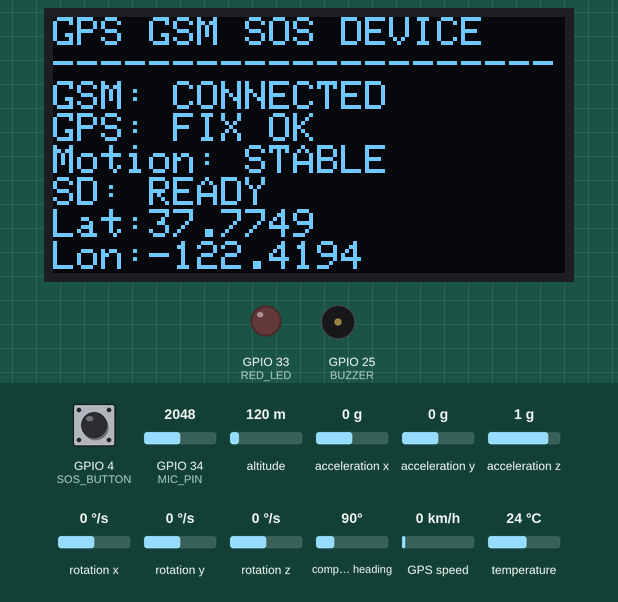
A sketch run on a simulated ESP32. Shown: 128×64 one-colour display, output pins drawn as LEDs (lit = HIGH), buzzer (waves = sounding, pin HIGH). The inputs (shaded band) are chosen by the test bench; at power-on: GPIO 4 (SOS_BUTTON) HIGH, GPIO 34 (MIC_PIN) = 2048, altitude 120 m, acceleration x 0 g, acceleration y 0 g, acceleration z 1 g, rotation x 0 °/s, rotation y 0 °/s, rotation z 0 °/s, compass heading 90°, GPS speed 0 km/h, temperature 24 °C. Storage starts empty; the GPS gets a fix after 3 s at 37.7749, -122.4194 with 8 satellites; what the sketch prints to the serial monitor is not drawn.

Above: at 4.3 s.
4.4 s: GPIO 4 (SOS_BUTTON) pulled LOW for 0.15 s
At 4.6 s:
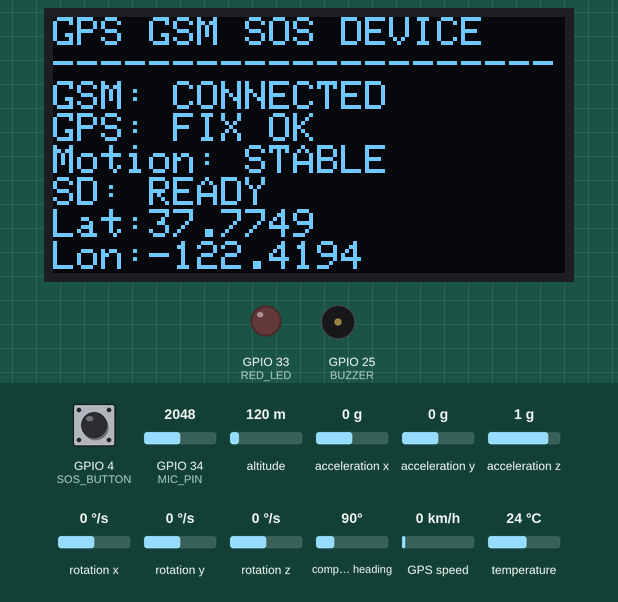
At 11.1 s:
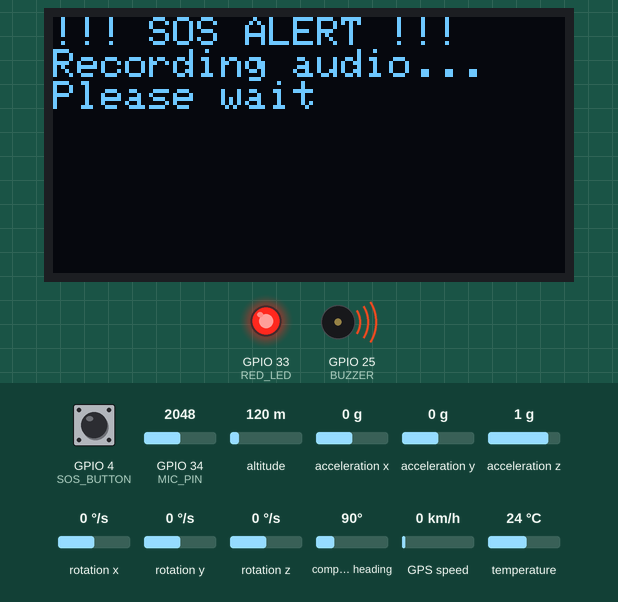
Timing chart, 0 to 22.2 s (numbered marks = the images above; inputs shaded):
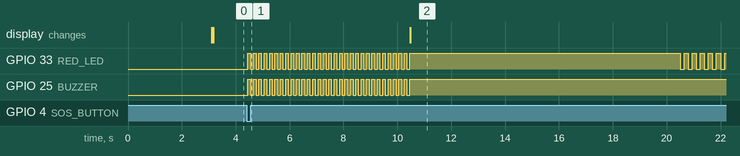

The sketch:

Women_Safety_Main_code.ino
```cpp
#define TINY_GSM_MODEM_SIM800

#include <TinyGsmClient.h>
#include <TinyGPS++.h>
#include <Wire.h>
#include <SPI.h>
#include <SD.h>
#include <Adafruit_GFX.h>
#include <Adafruit_SSD1306.h>
#include <Adafruit_MPU6050.h>
#include <Adafruit_Sensor.h>

// ---------------- SERIAL PORTS ----------------
#define SerialMon Serial
#define SerialAT Serial1
#define GPS_Serial Serial2

// ---------------- SIM800L PINS ----------------
#define MODEM_RX 16
#define MODEM_TX 17

// ---------------- GPS PINS ----------------
#define GPS_RX 26
#define GPS_TX 27

// ---------------- EXISTING COMPONENTS ----------------
#define SOS_BUTTON 4
#define BUZZER     25
#define RED_LED    33

// ---------------- NEW COMPONENT PINS ----------------
#define MIC_PIN    34
#define SD_CS      5

// ---------------- OLED SETTINGS ----------------
#define SCREEN_WIDTH  128
#define SCREEN_HEIGHT 64
#define OLED_ADDRESS  0x3C

// ---------------- AUDIO SETTINGS ----------------
#define SAMPLE_RATE       8000
#define RECORD_SECONDS    10
#define RECORD_SAMPLES    (SAMPLE_RATE * RECORD_SECONDS)

// ---------------- EMERGENCY NUMBER ----------------
#define ADMIN_NUMBER "+919022979996"

// ---------------- OBJECTS ----------------
TinyGsm modem(SerialAT);
TinyGPSPlus gps;

Adafruit_SSD1306 display(
  SCREEN_WIDTH, SCREEN_HEIGHT, &Wire, -1
);

Adafruit_MPU6050 mpu;
File audioFile;

// ---------------- SYSTEM VARIABLES ----------------
bool sosTriggered = false;
bool oledReady = false;
bool mpuReady = false;
bool sdReady = false;
bool modemReady = false;
bool motionDetected = false;

float accelerationMagnitude = 0.0;
float motionBaseline = 9.81;

unsigned long lastGPSPrint = 0;
unsigned long lastDisplayUpdate = 0;
unsigned long lastMotionCheck = 0;
unsigned long lastMotionPrint = 0;

// Motion threshold: change in acceleration magnitude, m/s^2
const float MOTION_THRESHOLD = 3.0;

// ---------------- FUNCTION DECLARATIONS ----------------
void triggerSOS();
void updateGPS();
void updateMotion();
void updateDisplay();
void printGPSStatus();
bool recordAudio();
void writeWavHeader(File &file, uint32_t dataSize);
void writeLE16(File &file, uint16_t value);
void writeLE32(File &file, uint32_t value);
void writeAllWavHeader(File &file, uint32_t dataSize);
String createEmergencyMessage();

// =====================================================
// SETUP
// =====================================================
void setup() {
  SerialMon.begin(115200);

  pinMode(SOS_BUTTON, INPUT_PULLUP);
  pinMode(BUZZER, OUTPUT);
  pinMode(RED_LED, OUTPUT);
  pinMode(MIC_PIN, INPUT);

  digitalWrite(BUZZER, LOW);
  digitalWrite(RED_LED, LOW);

  SerialMon.println();
  SerialMon.println("================================");
  SerialMon.println("ESP32 GPS GSM SOS DEVICE");
  SerialMon.println("================================");

  // ---------------- I2C ----------------
  Wire.begin(21, 22);

  // ---------------- OLED ----------------
  if (display.begin(SSD1306_SWITCHCAPVCC, OLED_ADDRESS)) {
    oledReady = true;
    display.clearDisplay();
    display.setTextColor(SSD1306_WHITE);
    display.setTextSize(1);
    display.setCursor(0, 0);
    display.println("ESP32 SOS DEVICE");
    display.println("----------------");
    display.println("Starting system...");
    display.display();
  } else {
    SerialMon.println("OLED initialization failed!");
  }

  // ---------------- MPU6050 ----------------
  if (mpu.begin()) {
    mpuReady = true;

    mpu.setAccelerometerRange(MPU6050_RANGE_8_G);
    mpu.setGyroRange(MPU6050_RANGE_500_DEG);
    mpu.setFilterBandwidth(MPU6050_BAND_21_HZ);

    SerialMon.println("MPU6050 Ready");
  } else {
    SerialMon.println("MPU6050 initialization failed!");
  }

  // ---------------- SD CARD ----------------
  SerialMon.println("Initializing SD card...");

  if (SD.begin(SD_CS)) {
    sdReady = true;
    SerialMon.println("SD card Ready");
  } else {
    SerialMon.println("SD card initialization failed!");
  }

  // ---------------- GPS ----------------
  GPS_Serial.begin(9600, SERIAL_8N1, GPS_RX, GPS_TX);
  SerialMon.println("GPS UART Ready");

  // ---------------- SIM800L ----------------
  SerialAT.begin(9600, SERIAL_8N1, MODEM_RX, MODEM_TX);
  delay(3000);

  SerialMon.println("Initializing SIM800L...");

  if (modem.restart()) {
    SerialMon.println("SIM800L Initialized");

    SerialMon.print("Modem Info: ");
    SerialMon.println(modem.getModemInfo());

    SerialMon.println("Waiting for Network...");

    if (modem.waitForNetwork(60000L)) {
      SerialMon.println("Network Connected");
      modemReady = modem.isNetworkConnected();
    } else {
      SerialMon.println("Network Failed!");
    }
  } else {
    SerialMon.println("SIM800L initialization failed!");
  }

  SerialMon.println("System Ready");
  SerialMon.println("Waiting for SOS Button...");

  updateDisplay();
}

// =====================================================
// MAIN LOOP
// =====================================================
void loop() {
  updateGPS();
  updateMotion();

  if (millis() - lastGPSPrint >= 5000) {
    lastGPSPrint = millis();
    printGPSStatus();
  }

  if (millis() - lastDisplayUpdate >= 500) {
    lastDisplayUpdate = millis();
    updateDisplay();
  }

  // SOS button is active LOW
  if (digitalRead(SOS_BUTTON) == LOW && !sosTriggered) {
    delay(50);

    if (digitalRead(SOS_BUTTON) == LOW) {
      triggerSOS();
    }
  }

  // Allow another SOS after the button is released
  if (digitalRead(SOS_BUTTON) == HIGH) {
    sosTriggered = false;
  }
}

// =====================================================
// READ GPS DATA
// =====================================================
void updateGPS() {
  while (GPS_Serial.available()) {
    gps.encode(GPS_Serial.read());
  }
}

// =====================================================
// GPS SERIAL DEBUG
// =====================================================
void printGPSStatus() {
  SerialMon.println("\n----- GPS STATUS -----");

  if (gps.location.isValid()) {
    SerialMon.print("Latitude: ");
    SerialMon.println(gps.location.lat(), 6);

    SerialMon.print("Longitude: ");
    SerialMon.println(gps.location.lng(), 6);

    SerialMon.print("Satellites: ");
    SerialMon.println(gps.satellites.value());
  } else {
    SerialMon.println("Waiting for GPS Fix...");
  }

  SerialMon.println("----------------------");
}

// =====================================================
// MPU6050 MOTION DETECTION
// =====================================================
void updateMotion() {
  if (!mpuReady) {
    motionDetected = false;
    return;
  }

  if (millis() - lastMotionCheck < 100) {
    return;
  }

  lastMotionCheck = millis();

  sensors_event_t accel, gyro, temp;
  mpu.getEvent(&accel, &gyro, &temp);

  accelerationMagnitude = sqrt(
    accel.acceleration.x * accel.acceleration.x +
    accel.acceleration.y * accel.acceleration.y +
    accel.acceleration.z * accel.acceleration.z
  );

  // Compare acceleration magnitude against the
  // approximate stationary gravity magnitude.
  motionDetected =
    fabs(accelerationMagnitude - motionBaseline) >
    MOTION_THRESHOLD;

  if (millis() - lastMotionPrint >= 1000) {
    lastMotionPrint = millis();

    SerialMon.print("Acceleration magnitude: ");
    SerialMon.print(accelerationMagnitude, 2);
    SerialMon.print(" m/s^2 | Motion: ");
    SerialMon.println(motionDetected ? "DETECTED" : "STABLE");
  }
}

// =====================================================
// OLED DISPLAY
// =====================================================
void updateDisplay() {
  if (!oledReady) {
    return;
  }

  display.clearDisplay();
  display.setTextSize(1);
  display.setTextColor(SSD1306_WHITE);
  display.setCursor(0, 0);

  display.println("GPS GSM SOS DEVICE");
  display.println("---------------------");

  display.print("GSM: ");
  display.println(
    modemReady ? "CONNECTED" : "NOT READY"
  );

  display.print("GPS: ");
  if (gps.location.isValid()) {
    display.println("FIX OK");
  } else {
    display.println("SEARCHING");
  }

  display.print("Motion: ");
  if (!mpuReady) {
    display.println("MPU ERROR");
  } else {
    display.println(motionDetected ? "DETECTED" : "STABLE");
  }

  display.print("SD: ");
  display.println(sdReady ? "READY" : "ERROR");

  if (gps.location.isValid()) {
    display.print("Lat:");
    display.println(gps.location.lat(), 4);

    display.print("Lon:");
    display.println(gps.location.lng(), 4);
  }

  display.println("SOS: Press button");

  display.display();
}

// =====================================================
// CREATE WAV HEADER
// =====================================================
void writeLE16(File &file, uint16_t value) {
  file.write((uint8_t)(value & 0xFF));
  file.write((uint8_t)((value >> 8) & 0xFF));
}

void writeLE32(File &file, uint32_t value) {
  file.write((uint8_t)(value & 0xFF));
  file.write((uint8_t)((value >> 8) & 0xFF));
  file.write((uint8_t)((value >> 16) & 0xFF));
  file.write((uint8_t)((value >> 24) & 0xFF));
}

void writeWavHeader(File &file, uint32_t dataSize) {
  file.seek(0);
  file.write((const uint8_t *)"RIFF", 4);
  writeLE32(file, 36 + dataSize);
  file.write((const uint8_t *)"WAVE", 4);

  file.write((const uint8_t *)"fmt ", 4);
  writeLE32(file, 16);
  writeLE16(file, 1);  // PCM format
  writeLE16(file, 1);  // Mono
  writeLE32(file, SAMPLE_RATE);
  writeLE32(file, SAMPLE_RATE);  // 8-bit mono byte rate
  writeLE16(file, 1);  // Block align
  writeLE16(file, 8);  // Bits per sample

  file.write((const uint8_t *)"data", 4);
  writeLE32(file, dataSize);
}

// Wrapper retained for clarity if the WAV header needs
// to be finalized after recording.
void writeAllWavHeader(File &file, uint32_t dataSize) {
  writeWavHeader(file, dataSize);
}

// =====================================================
// RECORD MICROPHONE AUDIO TO SD CARD
// =====================================================
bool recordAudio() {
  if (!sdReady) {
    SerialMon.println("Recording unavailable: SD card not ready");
    return false;
  }

  // Create a unique filename using millis().
  char filename[32];
  snprintf(filename, sizeof(filename),
           "/SOS_%lu.wav", (unsigned long)millis());

  audioFile = SD.open(filename, FILE_WRITE);

  if (!audioFile) {
    SerialMon.println("Could not create WAV file!");
    return false;
  }

  SerialMon.print("Recording audio: ");
  SerialMon.println(filename);

  if (oledReady) {
    display.clearDisplay();
    display.setCursor(0, 0);
    display.setTextSize(1);
    display.setTextColor(SSD1306_WHITE);
    display.println("!!! SOS ALERT !!!");
    display.println("Recording audio...");
    display.println("Please wait");
    display.display();
  }

  // Reserve the WAV header; write samples after it.
  uint8_t emptyHeader[44] = {0};
  audioFile.write(emptyHeader, sizeof(emptyHeader));

  const uint32_t totalSamples = RECORD_SAMPLES;
  const uint32_t sampleIntervalUs = 1000000UL / SAMPLE_RATE;

  uint32_t nextSampleTime = micros();

  for (uint32_t i = 0; i < totalSamples; i++) {
    // Maintain a roughly 8 kHz sampling interval.
    while ((int32_t)(micros() - nextSampleTime) < 0) {
      // Busy wait for the next sample time.
    }

    nextSampleTime += sampleIntervalUs;

    int raw = analogRead(MIC_PIN);

    // Convert 12-bit ADC values to unsigned 8-bit PCM.
    uint8_t sample = (uint8_t)(raw >> 4);

    if (audioFile.write(sample) != 1) {
      SerialMon.println("SD write error during recording!");
      audioFile.close();
      return false;
    }
  }

  // Finalize WAV metadata.
  audioFile.seek(0);
  writeAllWavHeader(audioFile, totalSamples);
  audioFile.flush();
  audioFile.close();

  SerialMon.println("Audio recording saved successfully");
  SerialMon.print("Saved file: ");
  SerialMon.println(filename);

  return true;
}

// =====================================================
// BUILD EMERGENCY SMS
// =====================================================
String createEmergencyMessage() {
  String message;

  message += "EMERGENCY ALERT!\n";
  message += "I NEED HELP IMMEDIATELY.\n\n";

  if (gps.location.isValid() &&
      gps.satellites.value() >= 3) {
    message += "LOCATION:\n";
    message += "https://maps.google.com/?q=";
    message += String(gps.location.lat(), 6);
    message += ",";
    message += String(gps.location.lng(), 6);
  } else {
    message += "GPS LOCATION NOT AVAILABLE";
  }

  message += "\n";

  if (motionDetected) {
    message += "Motion detected by MPU6050.\n";
  }

  message += "Check device SD card for audio recording.";

  return message;
}

// =====================================================
// SOS EMERGENCY FUNCTION
// =====================================================
void triggerSOS() {
  sosTriggered = true;

  SerialMon.println("\n================================");
  SerialMon.println("SOS BUTTON PRESSED");
  SerialMon.println("================================");

  // Immediate audible and visual alert.
  for (int i = 0; i < 30; i++) {
    digitalWrite(BUZZER, HIGH);
    digitalWrite(RED_LED, HIGH);
    delay(100);

    digitalWrite(BUZZER, LOW);
    digitalWrite(RED_LED, LOW);
    delay(100);
  }

  digitalWrite(BUZZER, HIGH);
  digitalWrite(RED_LED, HIGH);

  // Record audio before attempting SMS/call.
  // GPS reception pauses during this blocking operation.
  bool recordingSaved = recordAudio();

  // Build message after recording, using the last GPS fix.
  String message = createEmergencyMessage();

  if (recordingSaved) {
    message += "\nAudio recording saved on device.";
  } else {
    message += "\nAudio recording FAILED.";
  }

  // ---------------- SEND SMS ----------------
  bool smsSent = false;

  if (modemReady && modem.isNetworkConnected()) {
    for (int attempt = 1; attempt <= 3; attempt++) {
      SerialMon.print("SMS Attempt ");
      SerialMon.println(attempt);

      smsSent = modem.sendSMS(ADMIN_NUMBER, message);

      if (smsSent) {
        SerialMon.println("SMS Sent Successfully");
        break;
      }

      SerialMon.println("SMS Failed");
      delay(5000);
    }
  } else {
    SerialMon.println("SMS skipped: GSM network unavailable");
  }

  // ---------------- EMERGENCY CALL ----------------
  if (modemReady && modem.isNetworkConnected()) {
    SerialMon.println("Calling Emergency Number...");

    modem.callNumber(ADMIN_NUMBER);

    unsigned long callStart = millis();

    while (millis() - callStart < 30000UL) {
      digitalWrite(RED_LED, !digitalRead(RED_LED));
      delay(150);
    }

    modem.callHangup();
    SerialMon.println("Call Ended");
  } else {
    SerialMon.println("Call skipped: GSM network unavailable");
  }

  // ---------------- ALERT OFF ----------------
  digitalWrite(BUZZER, LOW);
  digitalWrite(RED_LED, LOW);

  SerialMon.println("Emergency Routine Completed");

  if (oledReady) {
    display.clearDisplay();
    display.setCursor(0, 0);
    display.setTextSize(1);
    display.setTextColor(SSD1306_WHITE);
    display.println("SOS COMPLETED");
    display.print("SMS: ");
    display.println(smsSent ? "SENT" : "FAILED");
    display.print("Audio: ");
    display.println(recordingSaved ? "SAVED" : "FAILED");
    display.println("Release SOS button");
    display.display();
  }
}
```

Measured:
- after the input at 4.4 s, GPIO 33 (RED_LED): goes 30 × (HIGH 0.10 s, LOW 0.10 s), HIGH 10.0 s, 5 × (LOW 0.15 s, HIGH 0.15 s), LOW 0.15 s, then HIGH, starting after 0.05 s; GPIO 25 (BUZZER): alternates HIGH for 0.10 s and LOW for 0.10 s, 61 changes in all, then stays HIGH, starting after 0.05 s
